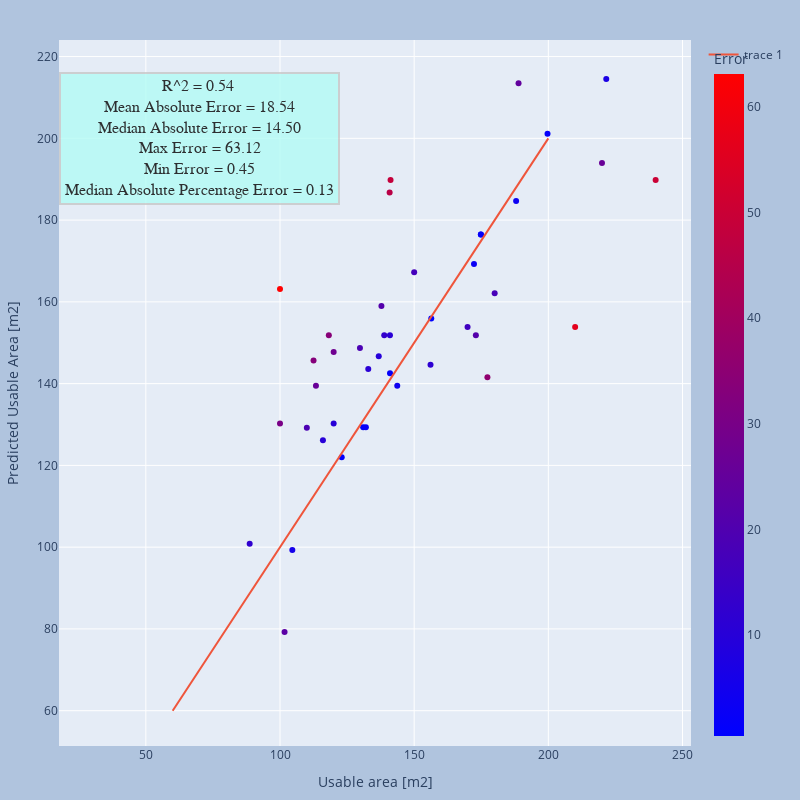

The code cell stored with this chart in its notebook:
### Markdown cell above
#### Dataset without known norms

### Code cell
used_ds = df1
X_test = used_ds[used_cols].to_numpy()
Y_test = used_ds["Usable area [m2]"]
X_test = scaler.transform(X_test)
test_features = Variable(torch.from_numpy(X_test))
test_labels = Variable(torch.from_numpy(Y_test.to_numpy()).double())
# Model evaluationb
with torch.no_grad():
        # set the model in evaluation mode
        model.eval()
        Y_pred = model(test_features).numpy().reshape(-1)
        df_pred = pd.DataFrame(Y_pred, columns=["Predicted Usable Area [m2]"])
        df_test_viz = used_ds.join(df_pred)
    
df_test_viz["Error"] = np.abs(df_test_viz["Usable area [m2]"] - df_test_viz["Predicted Usable Area [m2]"])

plot_df_summary(df_test_viz)

### Figure 1 — Plotly figure (JSON) as saved in the notebook; plotly's stock layout.template omitted (floating-point values rounded to 4 significant figures)
{"data": [{"customdata": [[1, 2], [2, 2], [3, 2], [4, 2], [5, 2], [6, 2], [7, 2], [8, 2], [9, 2], [10, 2], [11, 2], [12, 2], [13, 2], [14, 2], [15, 1], [16, 1], [17, 2], [18, 2], [19, 2], [20, 2], [21, 2], [22, 2], [23, 2], [24, 2], [25, 2], [26, 2], [27, 2], [28, 2], [29, 2], [30, 2], [31, 2], [32, 2], [33, 2], [34, 2], [35, 2], [36, 2], [37, 2], [38, 2], [39, 2], [40, 2], [41, 2], [42, 2]], "hovertemplate": "Usable area [m2]=%{x}<br>Predicted Usable Area [m2]=%{y}<br>No.=%{customdata[0]}<br>Number of stories=%{customdata[1]}<br>Error=%{marker.color}<extra></extra>", "legendgroup": "", "marker": {"color": [12.14, 30.24, 63.12, 22.48, 5.301, 19.21, 33.15, 26.09, 10.13, 33.62, 10.24, 27.71, 0.9835, 18.93, 1.663, 2.663, 10.7, 9.878, 21.21, 12.97, 45.89, 10.84, 1.568, 48.64, 4.215, 17.23, 11.48, 0.4534, 16.03, 3.015, 21.18, 1.618, 1.618, 35.76, 17.91, 3.301, 24.57, 1.44, 56.13, 26.05, 7.101, 50.16], "coloraxis": "coloraxis", "symbol": "circle"}, "mode": "markers", "name": "", "orientation": "v", "showlegend": false, "type": "scatter", "x": [88.7, 100, 100, 101.7, 104.6, 110, 112.5, 113.4, 116, 118.2, 120, 120, 123, 129.8, 131, 132, 132.9, 136.8, 137.8, 138.8, 140.9, 141.0, 141, 141.2, 143.7, 150, 156.1, 156.4, 169.9, 172.3, 173, 174.9, 174.9, 177.3, 180, 188, 188.9, 199.7, 210, 220, 221.6, 240], "xaxis": "x", "y": [100.8, 130.2, 163.1, 79.22, 99.3, 129.2, 145.7, 139.5, 126.1, 151.8, 130.2, 147.7, 122.0, 148.7, 129.3, 129.3, 143.6, 146.7, 159.0, 151.8, 186.8, 151.8, 142.6, 189.8, 139.5, 167.2, 144.6, 155.9, 153.9, 169.3, 151.8, 176.5, 176.5, 141.5, 162.1, 184.7, 213.5, 201.1, 153.9, 193.9, 214.5, 189.8], "yaxis": "y"}, {"type": "scatter", "x": [60, 63.41, 66.83, 70.24, 73.66, 77.07, 80.49, 83.9, 87.32, 90.73, 94.15, 97.56, 101.0, 104.4, 107.8, 111.2, 114.6, 118.0, 121.5, 124.9, 128.3, 131.7, 135.1, 138.5, 142.0, 145.4, 148.8, 152.2, 155.6, 159.0, 162.4, 165.9, 169.3, 172.7, 176.1, 179.5, 182.9, 186.3, 189.8, 193.2, 196.6, 200], "y": [60, 63.41, 66.83, 70.24, 73.66, 77.07, 80.49, 83.9, 87.32, 90.73, 94.15, 97.56, 101.0, 104.4, 107.8, 111.2, 114.6, 118.0, 121.5, 124.9, 128.3, 131.7, 135.1, 138.5, 142.0, 145.4, 148.8, 152.2, 155.6, 159.0, 162.4, 165.9, 169.3, 172.7, 176.1, 179.5, 182.9, 186.3, 189.8, 193.2, 196.6, 200]}], "layout": {"annotations": [{"align": "center", "bgcolor": "#B3FCF5", "bordercolor": "#c7c7c7", "borderpad": 4, "borderwidth": 2, "font": {"color": "#000000", "family": "Serif", "size": 16}, "opacity": 0.8, "showarrow": false, "text": "R^2 = 0.54 <br>Mean Absolute Error = 18.54<br>Median Absolute Error = 14.50<br>Max Error = 63.12<br>Min Error = 0.45<br>Median Absolute Percentage Error = 0.13", "x": 70, "y": 200}], "coloraxis": {"colorbar": {"title": {"text": "Error"}}, "colorscale": [[0, "rgb(0,0,255)"], [1, "rgb(255,0,0)"]]}, "height": 800, "legend": {"tracegroupgap": 0}, "margin": {"b": 20, "l": 20, "r": 20, "t": 40}, "paper_bgcolor": "LightSteelBlue", "width": 800, "xaxis": {"anchor": "y", "domain": [0, 1], "title": {"text": "Usable area [m2]"}}, "yaxis": {"anchor": "x", "domain": [0, 1], "title": {"text": "Predicted Usable Area [m2]"}}}}
